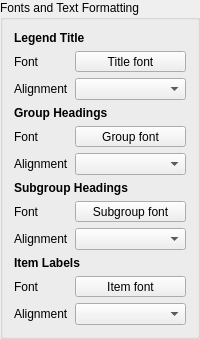
        <widget class="QgsCollapsibleGroupBoxBasic" name="mFontsColGroupBox">
         <property name="focusPolicy">
          <enum>Qt::StrongFocus</enum>
         </property>
         <property name="title">
          <string>Fonts and Text Formatting</string>
         </property>
         <property name="syncGroup" stdset="0">
          <string notr="true">composeritem</string>
         </property>
         <property name="collapsed" stdset="0">
          <bool>true</bool>
         </property>
         <layout class="QGridLayout" name="gridLayout_4" columnstretch="0,0,0">
          <item row="11" column="0">
           <widget class="QLabel" name="label_20">
            <property name="text">
             <string>Alignment</string>
            </property>
           </widget>
          </item>
          <item row="4" column="0">
           <widget class="QLabel" name="label_22">
            <property name="text">
             <string>Font</string>
            </property>
           </widget>
          </item>
          <item row="7" column="1" colspan="2">
           <widget class="QgsFontButton" name="mLayerFontButton">
            <property name="sizePolicy">
             <sizepolicy hsizetype="Expanding" vsizetype="Fixed">
              <horstretch>0</horstretch>
              <verstretch>0</verstretch>
             </sizepolicy>
            </property>
            <property name="text">
             <string>Subgroup font</string>
            </property>
           </widget>
          </item>
          <item row="6" column="0" colspan="3">
           <widget class="QLabel" name="label_23">
            <property name="text">
             <string>&lt;b&gt;Subgroup Headings&lt;/b&gt;</string>
            </property>
           </widget>
          </item>
          <item row="9" column="0" colspan="3">
           <widget class="QLabel" name="label_25">
            <property name="text">
             <string>&lt;b&gt;Item Labels&lt;/b&gt;</string>
            </property>
           </widget>
          </item>
          <item row="2" column="0">
           <widget class="QLabel" name="label_29">
            <property name="text">
             <string>Alignment</string>
            </property>
           </widget>
          </item>
          <item row="5" column="0">
           <widget class="QLabel" name="label_18_alignment">
            <property name="text">
             <string>Alignment</string>
            </property>
           </widget>
          </item>
          <item row="8" column="0">
           <widget class="QLabel" name="label_19_alignment">
            <property name="text">
             <string>Alignment</string>
            </property>
           </widget>
          </item>
          <item row="1" column="0">
           <widget class="QLabel" name="label_28">
            <property name="text">
             <string>Font</string>
            </property>
           </widget>
          </item>
          <item row="4" column="1" colspan="2">
           <widget class="QgsFontButton" name="mGroupFontButton">
            <property name="sizePolicy">
             <sizepolicy hsizetype="Expanding" vsizetype="Fixed">
              <horstretch>0</horstretch>
              <verstretch>0</verstretch>
             </sizepolicy>
            </property>
            <property name="text">
             <string>Group font</string>
            </property>
           </widget>
          </item>
          <item row="10" column="1" colspan="2">
           <widget class="QgsFontButton" name="mItemFontButton">
            <property name="sizePolicy">
             <sizepolicy hsizetype="Expanding" vsizetype="Fixed">
              <horstretch>0</horstretch>
              <verstretch>0</verstretch>
             </sizepolicy>
            </property>
            <property name="text">
             <string>Item font</string>
            </property>
           </widget>
          </item>
          <item row="7" column="0">
           <widget class="QLabel" name="label_24">
            <property name="text">
             <string>Font</string>
            </property>
           </widget>
          </item>
          <item row="10" column="0">
           <widget class="QLabel" name="label_26">
            <property name="text">
             <string>Font</string>
            </property>
           </widget>
          </item>
          <item row="5" column="1" colspan="2">
           <widget class="QgsAlignmentComboBox" name="mGroupAlignCombo"/>
          </item>
          <item row="1" column="1" colspan="2">
           <widget class="QgsFontButton" name="mTitleFontButton">
            <property name="sizePolicy">
             <sizepolicy hsizetype="Preferred" vsizetype="Fixed">
              <horstretch>0</horstretch>
              <verstretch>0</verstretch>
             </sizepolicy>
            </property>
            <property name="text">
             <string>Title font</string>
            </property>
           </widget>
          </item>
          <item row="8" column="1" colspan="2">
           <widget class="QgsAlignmentComboBox" name="mSubgroupAlignCombo"/>
          </item>
          <item row="2" column="1" colspan="2">
           <widget class="QgsAlignmentComboBox" name="mTitleAlignCombo"/>
          </item>
          <item row="11" column="1" colspan="2">
           <widget class="QgsAlignmentComboBox" name="mItemAlignCombo"/>
          </item>
          <item row="0" column="0" colspan="3">
           <widget class="QLabel" name="label_27">
            <property name="text">
             <string>&lt;b&gt;Legend Title&lt;/b&gt;</string>
            </property>
           </widget>
          </item>
          <item row="3" column="0" colspan="3">
           <widget class="QLabel" name="label_21">
            <property name="text">
             <string>&lt;b&gt;Group Headings&lt;/b&gt;</string>
            </property>
           </widget>
          </item>
         </layout>
        </widget>
